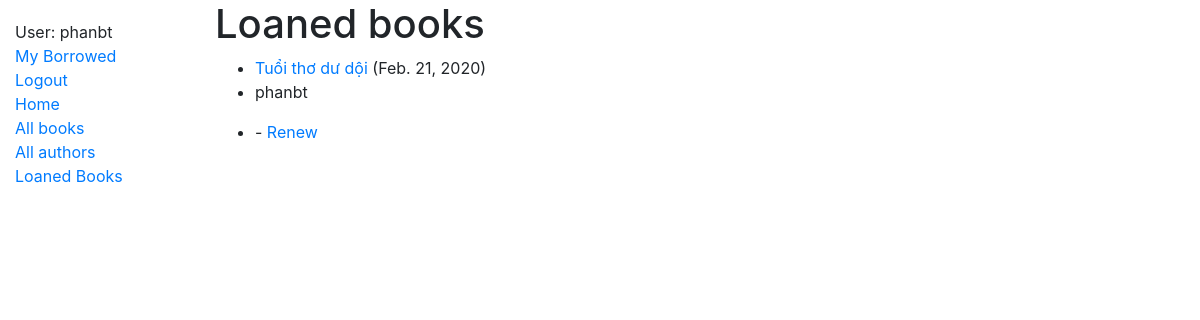
The app's page /catalog/loaned-books/ (signed in) with its own data.
### BookInstance/models.py (models this page shows, shortened)
class BookInstance(models.Model):
  LOAN_STATUS = (
    ('m', 'Maintenance'),
    ('o', 'On loan'),
    ('a', 'Available'),
    ('r', 'Reserved'),
  )
  id = models.UUIDField(primary_key=True, default=uuid.uuid4)
  imprint = models.CharField(max_length=200)
  due_back = models.DateField(null=True, blank=True)
  status = models.CharField(
            max_length=1,
            choices=LOAN_STATUS,
            blank=True,
            default='m',
            help_text='Book availability',
          )
  book = models.ForeignKey(Book, on_delete=models.SET_NULL, null=True)
  borrower = models.ForeignKey(User, on_delete=models.SET_NULL, null=True, blank=True)
  class Meta:
    ordering = ['due_back']
    permissions = (("can_mark_returned", "Set book as returned"),)
  @property
  def is_overdue(self):
    if self.due_back and date.today() > self.due_back:
      return True
    return False

### Book/models.py (models this page shows, shortened)
class Book(models.Model):
  title = models.CharField(max_length=200)
  summary =models.TextField(max_length=1000, help_text="Enter description of the book")
  isbn = models.CharField("ISBN", max_length=13,
    help_text='13 Character <a href="https://www.isbn-international.org/content/what-isbn">ISBN number</a>')
  genre = models.ManyToManyField(Genre, help_text='Select a genre for this book')
  author = models.ForeignKey(Author, on_delete=models.SET_NULL, null=True)
  language = models.ForeignKey(Language, on_delete=models.SET_NULL, null=True)
  class Meta:
    db_table = "books"
  def display_genre(self):
    return ', '.join(genre.name for genre in self.genre.all()[:3])
  display_genre.short_description = 'Genre'

### catalog/views.py (the view)
# urls.py: path('loaned-books/', views.LoanedBooksListView.as_view(), name='all-borrowed'),
class LoanedBooksListView(generic.ListView):
  model = BookInstance
  template_name ='catalog/bookinstance_list_loaned.html'
  paginate_by = 10
  def get_queryset(self):
    return BookInstance.objects.filter(status__exact='o').order_by('due_back')

### catalog/templates/catalog/bookinstance_list_loaned.html
{% extends "base_generic.html" %}
{% block content %}
    <h1>Loaned books</h1>
    {% if bookinstance_list %}
      {% for bookinst in bookinstance_list %}
        <ul class="{% if bookinst.is_overdue %}text-danger{% endif %}">
          <li>
            <a href="{% url 'book-detail' bookinst.book.pk %}">{{bookinst.book.title}}</a> ({{ bookinst.due_back }})
          </li>
          <li>
            <p>{{bookinst.borrower}}</p>
          </li>
          <li>
            {% if perms.catalog.can_mark_returned %}-
              <a href="{% url 'renew-book-librarian' bookinst.id %}">Renew</a>
            {% endif %}</li>
        </ul>
      {% endfor %}
    {% else %}
      <p>There are no books loaned.</p>
    {% endif %}
{% endblock %}

### catalog/templates/base_generic.html (shortened to what this page needs)
<!DOCTYPE html>
<html lang="en">
<head>
  <link rel="stylesheet" href="https://stackpath.bootstrapcdn.com/bootstrap/4.1.3/css/bootstrap.min.css">
  {% load static %}
  <link rel="stylesheet" href="{% static 'css/styles.css' %}">
</head>
<body>
  <div class="container-fluid">
    <div class="row">
      <div class="col-sm-2">
      {% block sidebar %}
        <ul class="sidebar-nav">
          {% if user.is_authenticated %}
            <li>User: {{ user.get_username }}</li>
            <li><a href="{% url 'my-borrowed' %}">My Borrowed</a></li>
            <li><a href="{% url 'logout'%}?next={% url 'login' %}">Logout</a></li>
          {% else %}
            <li><a href="{% url 'login'%}?next={% url 'index' %}">Login</a></li>
          {% endif %}
          <li><a href="{% url 'index' %}">Home</a></li>
          <li><a href="{% url 'books' %}">All books</a></li>
          <li><a href="{% url 'authors' %}">All authors</a></li>
          <li><a href="{% url 'all-borrowed' %}">Loaned Books</a></li>
        </ul>
     {% endblock %}
      </div>
      <div class="col-sm-10 ">{% block content %}{% endblock %}</div>
    </div>
  </div>
</body>
</html>

### catalog/static/css/styles.css (style rules this page uses)
.sidebar-nav { margin-top: 20px; padding: 0; list-style: none; }

### records on screen
BookInstance: book "Tuổi thơ dư dội", due_back "Feb. 21, 2020", borrower "phanbt"

### other values on screen
{{ user.get_username }} "phanbt"
